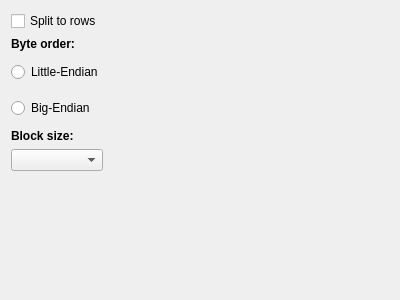
<?xml version="1.0" encoding="UTF-8"?>
<ui version="4.0">
 <class>SetupTabImage</class>
 <widget class="QWidget" name="SetupTabImage">
  <property name="geometry">
   <rect>
    <x>0</x>
    <y>0</y>
    <width>400</width>
    <height>300</height>
   </rect>
  </property>
  <property name="windowTitle">
   <string>Form</string>
  </property>
  <layout class="QVBoxLayout" name="verticalLayout_2">
   <item>
    <layout class="QHBoxLayout" name="horizontalLayout">
     <item>
      <layout class="QVBoxLayout" name="verticalLayout">
       <item>
        <widget class="QCheckBox" name="checkBoxSplitToRows">
         <property name="text">
          <string>Split to rows</string>
         </property>
        </widget>
       </item>
       <item>
        <widget class="QLabel" name="label_3">
         <property name="font">
          <font>
           <weight>75</weight>
           <bold>true</bold>
          </font>
         </property>
         <property name="text">
          <string>Byte order:</string>
         </property>
        </widget>
       </item>
       <item>
        <widget class="QRadioButton" name="radioButtonLittleEndian">
         <property name="sizePolicy">
          <sizepolicy hsizetype="Preferred" vsizetype="Fixed">
           <horstretch>0</horstretch>
           <verstretch>0</verstretch>
          </sizepolicy>
         </property>
         <property name="minimumSize">
          <size>
           <width>0</width>
           <height>30</height>
          </size>
         </property>
         <property name="text">
          <string notr="true">Little-Endian</string>
         </property>
        </widget>
       </item>
       <item>
        <widget class="QRadioButton" name="radioButtonBigEndian">
         <property name="sizePolicy">
          <sizepolicy hsizetype="Preferred" vsizetype="Fixed">
           <horstretch>0</horstretch>
           <verstretch>0</verstretch>
          </sizepolicy>
         </property>
         <property name="minimumSize">
          <size>
           <width>0</width>
           <height>30</height>
          </size>
         </property>
         <property name="text">
          <string notr="true">Big-Endian</string>
         </property>
        </widget>
       </item>
       <item>
        <widget class="QLabel" name="label_6">
         <property name="font">
          <font>
           <weight>75</weight>
           <bold>true</bold>
          </font>
         </property>
         <property name="text">
          <string>Block size:</string>
         </property>
        </widget>
       </item>
       <item>
        <widget class="QComboBox" name="comboBoxBlockSize">
         <property name="sizePolicy">
          <sizepolicy hsizetype="Preferred" vsizetype="Fixed">
           <horstretch>0</horstretch>
           <verstretch>0</verstretch>
          </sizepolicy>
         </property>
        </widget>
       </item>
      </layout>
     </item>
     <item>
      <spacer name="horizontalSpacer">
       <property name="orientation">
        <enum>Qt::Horizontal</enum>
       </property>
       <property name="sizeHint" stdset="0">
        <size>
         <width>40</width>
         <height>20</height>
        </size>
       </property>
      </spacer>
     </item>
    </layout>
   </item>
   <item>
    <spacer name="verticalSpacer">
     <property name="orientation">
      <enum>Qt::Vertical</enum>
     </property>
     <property name="sizeHint" stdset="0">
      <size>
       <width>20</width>
       <height>124</height>
      </size>
     </property>
    </spacer>
   </item>
  </layout>
 </widget>
 <resources/>
 <connections/>
</ui>
